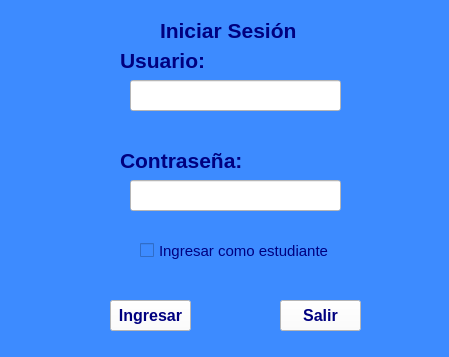
<?xml version="1.0" encoding="UTF-8"?>
<ui version="4.0">
 <class>InicioSesion</class>
 <widget class="QWidget" name="InicioSesion">
  <property name="geometry">
   <rect>
    <x>0</x>
    <y>0</y>
    <width>449</width>
    <height>357</height>
   </rect>
  </property>
  <property name="windowTitle">
   <string>Form</string>
  </property>
  <property name="styleSheet">
   <string notr="true">background-color: rgb(61, 139, 255);</string>
  </property>
  <widget class="QLabel" name="label">
   <property name="geometry">
    <rect>
     <x>160</x>
     <y>10</y>
     <width>151</width>
     <height>41</height>
    </rect>
   </property>
   <property name="font">
    <font>
     <pointsize>16</pointsize>
     <weight>75</weight>
     <bold>true</bold>
    </font>
   </property>
   <property name="styleSheet">
    <string notr="true">color: rgb(0, 0, 127);</string>
   </property>
   <property name="text">
    <string>Iniciar Sesión</string>
   </property>
  </widget>
  <widget class="QLabel" name="label_2">
   <property name="geometry">
    <rect>
     <x>120</x>
     <y>40</y>
     <width>151</width>
     <height>41</height>
    </rect>
   </property>
   <property name="font">
    <font>
     <pointsize>16</pointsize>
     <weight>75</weight>
     <bold>true</bold>
    </font>
   </property>
   <property name="styleSheet">
    <string notr="true">color: rgb(0, 0, 127);</string>
   </property>
   <property name="text">
    <string>Usuario:</string>
   </property>
  </widget>
  <widget class="QLabel" name="label_3">
   <property name="geometry">
    <rect>
     <x>120</x>
     <y>140</y>
     <width>151</width>
     <height>41</height>
    </rect>
   </property>
   <property name="font">
    <font>
     <pointsize>16</pointsize>
     <weight>75</weight>
     <bold>true</bold>
    </font>
   </property>
   <property name="styleSheet">
    <string notr="true">color: rgb(0, 0, 127);</string>
   </property>
   <property name="text">
    <string>Contraseña:</string>
   </property>
  </widget>
  <widget class="QLineEdit" name="txtUser">
   <property name="geometry">
    <rect>
     <x>130</x>
     <y>80</y>
     <width>211</width>
     <height>31</height>
    </rect>
   </property>
   <property name="font">
    <font>
     <pointsize>12</pointsize>
    </font>
   </property>
   <property name="styleSheet">
    <string notr="true">background-color: rgb(255, 255, 255);</string>
   </property>
  </widget>
  <widget class="QLineEdit" name="txtContra">
   <property name="geometry">
    <rect>
     <x>130</x>
     <y>180</y>
     <width>211</width>
     <height>31</height>
    </rect>
   </property>
   <property name="font">
    <font>
     <pointsize>12</pointsize>
    </font>
   </property>
   <property name="styleSheet">
    <string notr="true">background-color: rgb(255, 255, 255);</string>
   </property>
   <property name="echoMode">
    <enum>QLineEdit::Password</enum>
   </property>
  </widget>
  <widget class="QPushButton" name="btnIngresar">
   <property name="geometry">
    <rect>
     <x>110</x>
     <y>300</y>
     <width>81</width>
     <height>31</height>
    </rect>
   </property>
   <property name="font">
    <font>
     <pointsize>12</pointsize>
     <weight>75</weight>
     <bold>true</bold>
    </font>
   </property>
   <property name="styleSheet">
    <string notr="true">color: rgb(0, 0, 127);
background-color: rgb(255, 255, 255);</string>
   </property>
   <property name="text">
    <string>Ingresar</string>
   </property>
  </widget>
  <widget class="QPushButton" name="btnSalir">
   <property name="geometry">
    <rect>
     <x>280</x>
     <y>300</y>
     <width>81</width>
     <height>31</height>
    </rect>
   </property>
   <property name="font">
    <font>
     <pointsize>12</pointsize>
     <weight>75</weight>
     <bold>true</bold>
    </font>
   </property>
   <property name="styleSheet">
    <string notr="true">color: rgb(0, 0, 127);
background-color: rgb(255, 255, 255);</string>
   </property>
   <property name="text">
    <string>Salir</string>
   </property>
  </widget>
  <widget class="QCheckBox" name="chkcEstudiante">
   <property name="geometry">
    <rect>
     <x>140</x>
     <y>240</y>
     <width>191</width>
     <height>21</height>
    </rect>
   </property>
   <property name="font">
    <font>
     <pointsize>11</pointsize>
    </font>
   </property>
   <property name="styleSheet">
    <string notr="true">color: rgb(0, 0, 127);</string>
   </property>
   <property name="text">
    <string>Ingresar como estudiante</string>
   </property>
  </widget>
 </widget>
 <resources/>
 <connections/>
</ui>
